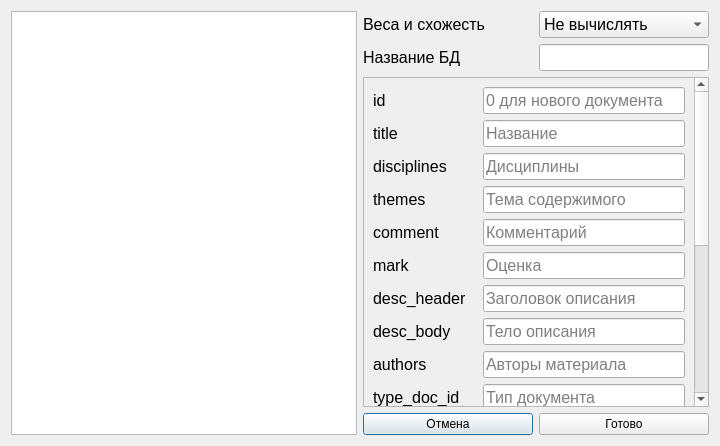
<?xml version="1.0" encoding="UTF-8"?>
<ui version="4.0">
 <class>IndexWindow</class>
 <widget class="QDialog" name="IndexWindow">
  <property name="geometry">
   <rect>
    <x>0</x>
    <y>0</y>
    <width>720</width>
    <height>446</height>
   </rect>
  </property>
  <property name="windowTitle">
   <string>Dialog</string>
  </property>
  <layout class="QHBoxLayout" name="horizontalLayout">
   <item>
    <widget class="QListWidget" name="listWidget">
     <property name="font">
      <font>
       <pointsize>12</pointsize>
      </font>
     </property>
    </widget>
   </item>
   <item>
    <layout class="QVBoxLayout" name="rightLayout">
     <item>
      <layout class="QHBoxLayout" name="weightSimLayout">
       <property name="topMargin">
        <number>0</number>
       </property>
       <item>
        <widget class="QLabel" name="weightSimLabel">
         <property name="font">
          <font>
           <pointsize>12</pointsize>
          </font>
         </property>
         <property name="text">
          <string>Веса и схожесть</string>
         </property>
        </widget>
       </item>
       <item>
        <widget class="QComboBox" name="weightSimCombo">
         <property name="font">
          <font>
           <pointsize>12</pointsize>
          </font>
         </property>
         <item>
          <property name="text">
           <string>Не вычислять</string>
          </property>
         </item>
         <item>
          <property name="text">
           <string>Вычислять</string>
          </property>
         </item>
        </widget>
       </item>
      </layout>
     </item>
     <item>
      <layout class="QHBoxLayout" name="dbNameLayout">
       <property name="topMargin">
        <number>0</number>
       </property>
       <item>
        <widget class="QLabel" name="dbNameLabel">
         <property name="font">
          <font>
           <pointsize>12</pointsize>
          </font>
         </property>
         <property name="text">
          <string>Название БД</string>
         </property>
        </widget>
       </item>
       <item>
        <widget class="QLineEdit" name="dbNameInput">
         <property name="sizePolicy">
          <sizepolicy hsizetype="Preferred" vsizetype="Fixed">
           <horstretch>0</horstretch>
           <verstretch>0</verstretch>
          </sizepolicy>
         </property>
         <property name="font">
          <font>
           <pointsize>12</pointsize>
          </font>
         </property>
         <property name="placeholderText">
          <string/>
         </property>
        </widget>
       </item>
      </layout>
     </item>
     <item>
      <widget class="QScrollArea" name="scrollArea">
       <property name="widgetResizable">
        <bool>true</bool>
       </property>
       <widget class="QWidget" name="jsonValues">
        <property name="geometry">
         <rect>
          <x>0</x>
          <y>-357</y>
          <width>330</width>
          <height>683</height>
         </rect>
        </property>
        <layout class="QFormLayout" name="formLayout_2">
         <item row="1" column="0">
          <widget class="QLabel" name="idLabel">
           <property name="font">
            <font>
             <pointsize>12</pointsize>
            </font>
           </property>
           <property name="text">
            <string>id</string>
           </property>
          </widget>
         </item>
         <item row="1" column="1">
          <widget class="QLineEdit" name="idInput">
           <property name="font">
            <font>
             <pointsize>12</pointsize>
            </font>
           </property>
           <property name="placeholderText">
            <string>0 для нового документа</string>
           </property>
          </widget>
         </item>
         <item row="2" column="0">
          <widget class="QLabel" name="titleLabel">
           <property name="font">
            <font>
             <pointsize>12</pointsize>
            </font>
           </property>
           <property name="text">
            <string>title</string>
           </property>
          </widget>
         </item>
         <item row="2" column="1">
          <widget class="QLineEdit" name="titleInput">
           <property name="font">
            <font>
             <pointsize>12</pointsize>
            </font>
           </property>
           <property name="placeholderText">
            <string>Название</string>
           </property>
          </widget>
         </item>
         <item row="3" column="0">
          <widget class="QLabel" name="disciplinesLabel">
           <property name="font">
            <font>
             <pointsize>12</pointsize>
            </font>
           </property>
           <property name="text">
            <string>disciplines</string>
           </property>
          </widget>
         </item>
         <item row="3" column="1">
          <widget class="QLineEdit" name="disciplinesInput">
           <property name="font">
            <font>
             <pointsize>12</pointsize>
            </font>
           </property>
           <property name="placeholderText">
            <string>Дисциплины</string>
           </property>
          </widget>
         </item>
         <item row="4" column="0">
          <widget class="QLabel" name="themesLabel">
           <property name="font">
            <font>
             <pointsize>12</pointsize>
            </font>
           </property>
           <property name="text">
            <string>themes</string>
           </property>
          </widget>
         </item>
         <item row="4" column="1">
          <widget class="QLineEdit" name="themesInput">
           <property name="font">
            <font>
             <pointsize>12</pointsize>
            </font>
           </property>
           <property name="placeholderText">
            <string>Тема содержимого</string>
           </property>
          </widget>
         </item>
         <item row="5" column="0">
          <widget class="QLabel" name="commentLabel">
           <property name="font">
            <font>
             <pointsize>12</pointsize>
            </font>
           </property>
           <property name="text">
            <string>comment</string>
           </property>
          </widget>
         </item>
         <item row="5" column="1">
          <widget class="QLineEdit" name="commentInput">
           <property name="font">
            <font>
             <pointsize>12</pointsize>
            </font>
           </property>
           <property name="placeholderText">
            <string>Комментарий</string>
           </property>
          </widget>
         </item>
         <item row="6" column="0">
          <widget class="QLabel" name="markLabel">
           <property name="font">
            <font>
             <pointsize>12</pointsize>
            </font>
           </property>
           <property name="text">
            <string>mark</string>
           </property>
          </widget>
         </item>
         <item row="6" column="1">
          <widget class="QLineEdit" name="markInput">
           <property name="font">
            <font>
             <pointsize>12</pointsize>
            </font>
           </property>
           <property name="placeholderText">
            <string>Оценка</string>
           </property>
          </widget>
         </item>
         <item row="7" column="0">
          <widget class="QLabel" name="descHeaderLabel">
           <property name="font">
            <font>
             <pointsize>12</pointsize>
            </font>
           </property>
           <property name="text">
            <string>desc_header</string>
           </property>
          </widget>
         </item>
         <item row="7" column="1">
          <widget class="QLineEdit" name="descHeaderInput">
           <property name="font">
            <font>
             <pointsize>12</pointsize>
            </font>
           </property>
           <property name="placeholderText">
            <string>Заголовок описания</string>
           </property>
          </widget>
         </item>
         <item row="8" column="0">
          <widget class="QLabel" name="descBodyLabel">
           <property name="font">
            <font>
             <pointsize>12</pointsize>
            </font>
           </property>
           <property name="text">
            <string>desc_body</string>
           </property>
          </widget>
         </item>
         <item row="8" column="1">
          <widget class="QLineEdit" name="descBodyInput">
           <property name="font">
            <font>
             <pointsize>12</pointsize>
            </font>
           </property>
           <property name="placeholderText">
            <string>Тело описания</string>
           </property>
          </widget>
         </item>
         <item row="9" column="0">
          <widget class="QLabel" name="authorsLabel">
           <property name="font">
            <font>
             <pointsize>12</pointsize>
            </font>
           </property>
           <property name="text">
            <string>authors</string>
           </property>
          </widget>
         </item>
         <item row="9" column="1">
          <widget class="QLineEdit" name="authorsInput">
           <property name="font">
            <font>
             <pointsize>12</pointsize>
            </font>
           </property>
           <property name="placeholderText">
            <string>Авторы материала</string>
           </property>
          </widget>
         </item>
         <item row="10" column="0">
          <widget class="QLabel" name="typeDocIdLabel">
           <property name="font">
            <font>
             <pointsize>12</pointsize>
            </font>
           </property>
           <property name="text">
            <string>type_doc_id</string>
           </property>
          </widget>
         </item>
         <item row="10" column="1">
          <widget class="QLineEdit" name="typeDocIdInput">
           <property name="font">
            <font>
             <pointsize>12</pointsize>
            </font>
           </property>
           <property name="placeholderText">
            <string>Тип документа</string>
           </property>
          </widget>
         </item>
         <item row="11" column="0">
          <widget class="QLabel" name="udkLabel">
           <property name="font">
            <font>
             <pointsize>12</pointsize>
            </font>
           </property>
           <property name="text">
            <string>udk</string>
           </property>
          </widget>
         </item>
         <item row="11" column="1">
          <widget class="QLineEdit" name="udkInput">
           <property name="font">
            <font>
             <pointsize>12</pointsize>
            </font>
           </property>
           <property name="placeholderText">
            <string>UDK документа</string>
           </property>
          </widget>
         </item>
         <item row="12" column="0">
          <widget class="QLabel" name="bbkLabel">
           <property name="font">
            <font>
             <pointsize>12</pointsize>
            </font>
           </property>
           <property name="text">
            <string>bbk</string>
           </property>
          </widget>
         </item>
         <item row="12" column="1">
          <widget class="QLineEdit" name="bbkInput">
           <property name="font">
            <font>
             <pointsize>12</pointsize>
            </font>
           </property>
           <property name="placeholderText">
            <string>BBK документа</string>
           </property>
          </widget>
         </item>
         <item row="13" column="0">
          <widget class="QLabel" name="codeLabel">
           <property name="font">
            <font>
             <pointsize>12</pointsize>
            </font>
           </property>
           <property name="text">
            <string>code</string>
           </property>
          </widget>
         </item>
         <item row="13" column="1">
          <widget class="QLineEdit" name="codeInput">
           <property name="font">
            <font>
             <pointsize>12</pointsize>
            </font>
           </property>
           <property name="placeholderText">
            <string>Код документа</string>
           </property>
          </widget>
         </item>
         <item row="14" column="0">
          <widget class="QLabel" name="urlLabel">
           <property name="font">
            <font>
             <pointsize>12</pointsize>
            </font>
           </property>
           <property name="text">
            <string>url</string>
           </property>
          </widget>
         </item>
         <item row="14" column="1">
          <widget class="QLineEdit" name="urlInput">
           <property name="font">
            <font>
             <pointsize>12</pointsize>
            </font>
           </property>
           <property name="placeholderText">
            <string>Ссылка на источник</string>
           </property>
          </widget>
         </item>
         <item row="15" column="0">
          <widget class="QLabel" name="publishYearLAbel">
           <property name="font">
            <font>
             <pointsize>12</pointsize>
            </font>
           </property>
           <property name="text">
            <string>publish_year</string>
           </property>
          </widget>
         </item>
         <item row="15" column="1">
          <widget class="QLineEdit" name="publishYearInput">
           <property name="font">
            <font>
             <pointsize>12</pointsize>
            </font>
           </property>
           <property name="placeholderText">
            <string>Год публикации</string>
           </property>
          </widget>
         </item>
         <item row="16" column="0">
          <widget class="QLabel" name="publisherLabel">
           <property name="font">
            <font>
             <pointsize>12</pointsize>
            </font>
           </property>
           <property name="text">
            <string>publisher</string>
           </property>
          </widget>
         </item>
         <item row="16" column="1">
          <widget class="QLineEdit" name="publisherInput">
           <property name="font">
            <font>
             <pointsize>12</pointsize>
            </font>
           </property>
           <property name="placeholderText">
            <string>Название издательства</string>
           </property>
          </widget>
         </item>
         <item row="17" column="0">
          <widget class="QLabel" name="partsLabel">
           <property name="font">
            <font>
             <pointsize>12</pointsize>
            </font>
           </property>
           <property name="text">
            <string>parts</string>
           </property>
          </widget>
         </item>
         <item row="18" column="0">
          <widget class="QLabel" name="shingleLengthLabel">
           <property name="font">
            <font>
             <pointsize>12</pointsize>
            </font>
           </property>
           <property name="text">
            <string>shingle_length</string>
           </property>
          </widget>
         </item>
         <item row="19" column="0">
          <widget class="QLabel" name="collectionIdLabel">
           <property name="font">
            <font>
             <pointsize>12</pointsize>
            </font>
           </property>
           <property name="text">
            <string>collection_id</string>
           </property>
          </widget>
         </item>
         <item row="17" column="1">
          <widget class="QLineEdit" name="partsInput">
           <property name="font">
            <font>
             <pointsize>12</pointsize>
            </font>
           </property>
           <property name="placeholderText">
            <string>Название издательства</string>
           </property>
          </widget>
         </item>
         <item row="18" column="1">
          <widget class="QLineEdit" name="shingleLengthInput">
           <property name="font">
            <font>
             <pointsize>12</pointsize>
            </font>
           </property>
           <property name="placeholderText">
            <string>Название издательства</string>
           </property>
          </widget>
         </item>
         <item row="19" column="1">
          <widget class="QLineEdit" name="collectionIdInput">
           <property name="font">
            <font>
             <pointsize>12</pointsize>
            </font>
           </property>
           <property name="placeholderText">
            <string>Название издательства</string>
           </property>
          </widget>
         </item>
        </layout>
       </widget>
      </widget>
     </item>
     <item>
      <layout class="QHBoxLayout" name="buttonsLayout">
       <item>
        <widget class="QPushButton" name="cancelButton">
         <property name="text">
          <string>Отмена</string>
         </property>
        </widget>
       </item>
       <item>
        <widget class="QPushButton" name="applyButton">
         <property name="text">
          <string>Готово</string>
         </property>
        </widget>
       </item>
      </layout>
     </item>
    </layout>
   </item>
  </layout>
 </widget>
 <resources/>
 <connections/>
</ui>
